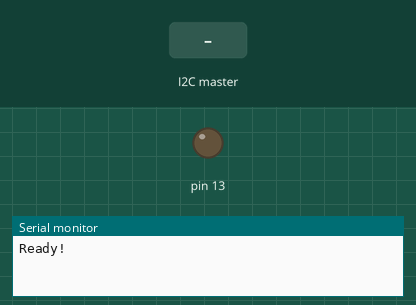
Simulated run of this sketch. Board: Arduino Uno, built with avr-gcc and run on an emulated ATmega328P. Shown: output pins drawn as LEDs (lit = HIGH), the last lines printed to the serial monitor. The test bench sets the inputs (shaded band).

Above: at 1.2 s.
1.3 s: the I2C master sends the byte 1
At 1.8 s:
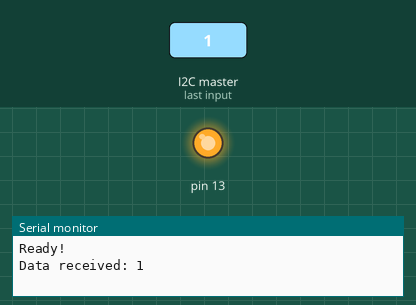
2.8 s: the I2C master sends the byte 0
At 4.1 s:
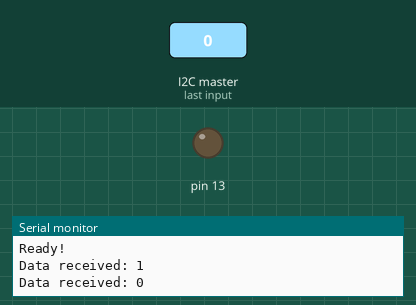
Timing chart, 0 to 5.8 s (numbered marks = the images above; inputs shaded):
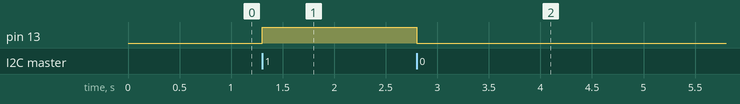

Measured:
- after the input at 1.3 s, pin 13: LOW → HIGH at once
- after the input at 2.8 s, pin 13: HIGH → LOW at once

The sketch:

Teste3_I2C__Push_Button_LED.ino
```cpp
//ACENDE LED I2C
//Código retirado de https://oscarliang.com/raspberry-pi-arduino-connected-i2c/


#include "Wire.h"

#define SLAVE_ADDRESS 0x04
int number = 0;
int state = 0;
int data = 0;

void setup() {
  pinMode(13, OUTPUT);
  Serial.begin(9600); // start serial for output
  // initialize i2c as slave
  Wire.begin(SLAVE_ADDRESS);

  // define callbacks for i2c communication
  Wire.onReceive(receiveData);
  Wire.onRequest(sendData);

  Serial.println("Ready!");
}

void loop() {
  /*
  state = digitalRead(12);
  if (state == HIGH){
    data = 0x1;
  }
  else {
    data = 0x0;
  }
  Wire.beginTransmission(SLAVE_AD);
  Wire.write(0x1);
  Wire.endTransmission(4);
  Serial.print("Data sent: ");
  Serial.println(data);
*/
  delay(100);

}

// callback for received data

void receiveData(int byteCount){

  while(Wire.available()) {
      number = Wire.read();
      if (number == 0x1){
          digitalWrite(13, HIGH);
          delay(1000);
      }
      else if (number == 0x0){
          digitalWrite(13, LOW);
          delay(1000);
      }
      /*
      if (state == 0){
         // set the LED on
        state = 1;
      } else {
        digitalWrite(13, LOW); // set the LED off
        state = 0;
      }
      */
      Serial.print("Data received: ");
      Serial.println(number);
    }


  }


// callback for sending data
void sendData(){
  state = digitalRead(12);
  if (state == HIGH){
    data = 0x1;
  }
  else {
    data = 0x0;
  }
  Wire.write(data);
  Serial.print("Data was requested.");
  Serial.print("Data sent: ");
  Serial.println(data);
  delay(100);
}
```
